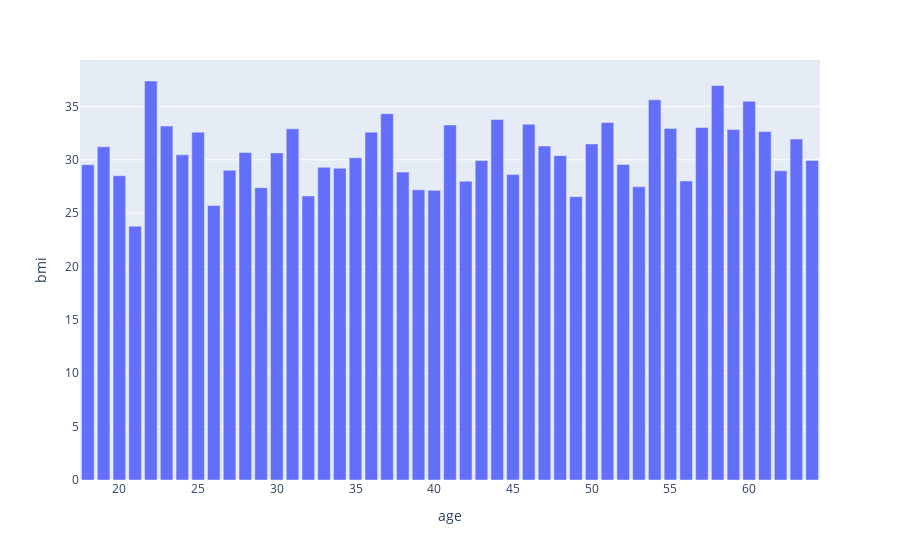

The notebook cell this image was saved under:
### Markdown cell above
## Yaşlara göre Sigara içenlerin bmi oranları

### Code cell
a = df[df['smoker'] == 'yes']
ab = a.groupby('age')['bmi'].mean().reset_index()
fig = px.bar(ab, x='age', y='bmi')
fig.show()

### Figure 1 — Plotly figure (JSON) as saved in the notebook; plotly's stock layout.template omitted (floating-point values rounded to 4 significant figures)
{"data": [{"alignmentgroup": "True", "hovertemplate": "age=%{x}<br>bmi=%{y}<extra></extra>", "legendgroup": "", "marker": {"color": "#636efa", "pattern": {"shape": ""}}, "name": "", "offsetgroup": "", "orientation": "v", "showlegend": false, "textposition": "auto", "x": [18, 19, 20, 21, 22, 23, 24, 25, 26, 27, 28, 29, 30, 31, 32, 33, 34, 35, 36, 37, 38, 39, 40, 41, 42, 43, 44, 45, 46, 47, 48, 49, 50, 51, 52, 53, 54, 55, 56, 57, 58, 59, 60, 61, 62, 63, 64], "xaxis": "x", "y": [29.54, 31.22, 28.5, 23.77, 37.38, 33.16, 30.46, 32.58, 25.72, 29.02, 30.69, 27.39, 30.64, 32.9, 26.61, 29.3, 29.21, 30.19, 32.59, 34.32, 28.84, 27.19, 27.14, 33.27, 28.0, 29.94, 33.78, 28.62, 33.33, 31.29, 30.39, 26.55, 31.48, 33.5, 29.57, 27.47, 35.62, 32.94, 28.02, 33.02, 36.95, 32.85, 35.48, 32.64, 28.97, 31.94, 29.94], "yaxis": "y", "type": "bar"}], "layout": {"xaxis": {"anchor": "y", "domain": [0, 1], "title": {"text": "age"}}, "yaxis": {"anchor": "x", "domain": [0, 1], "title": {"text": "bmi"}}, "legend": {"tracegroupgap": 0}, "margin": {"t": 60}, "barmode": "relative"}}
